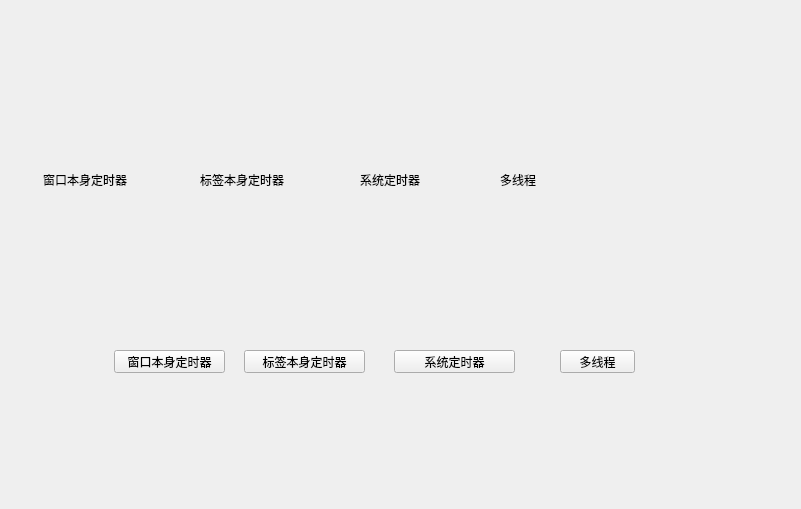
<?xml version="1.0" encoding="UTF-8"?>
<ui version="4.0">
 <class>Form</class>
 <widget class="QWidget" name="Form">
  <property name="geometry">
   <rect>
    <x>0</x>
    <y>0</y>
    <width>801</width>
    <height>509</height>
   </rect>
  </property>
  <property name="windowTitle">
   <string>Form</string>
  </property>
  <widget class="QPushButton" name="pushButton">
   <property name="geometry">
    <rect>
     <x>114</x>
     <y>350</y>
     <width>111</width>
     <height>23</height>
    </rect>
   </property>
   <property name="text">
    <string>窗口本身定时器</string>
   </property>
  </widget>
  <widget class="QPushButton" name="pushButton_2">
   <property name="geometry">
    <rect>
     <x>244</x>
     <y>350</y>
     <width>121</width>
     <height>23</height>
    </rect>
   </property>
   <property name="text">
    <string>标签本身定时器</string>
   </property>
  </widget>
  <widget class="QPushButton" name="pushButton_3">
   <property name="geometry">
    <rect>
     <x>394</x>
     <y>350</y>
     <width>121</width>
     <height>23</height>
    </rect>
   </property>
   <property name="text">
    <string>系统定时器</string>
   </property>
  </widget>
  <widget class="QPushButton" name="pushButton_4">
   <property name="geometry">
    <rect>
     <x>560</x>
     <y>350</y>
     <width>75</width>
     <height>23</height>
    </rect>
   </property>
   <property name="text">
    <string>多线程</string>
   </property>
  </widget>
  <widget class="QLabel" name="label">
   <property name="geometry">
    <rect>
     <x>43</x>
     <y>170</y>
     <width>151</width>
     <height>20</height>
    </rect>
   </property>
   <property name="styleSheet">
    <string notr="true">font: 75 14pt &quot;微软雅黑&quot;;</string>
   </property>
   <property name="text">
    <string>窗口本身定时器</string>
   </property>
  </widget>
  <widget class="QLabel" name="label_2">
   <property name="geometry">
    <rect>
     <x>200</x>
     <y>170</y>
     <width>131</width>
     <height>20</height>
    </rect>
   </property>
   <property name="styleSheet">
    <string notr="true">font: 75 14pt &quot;微软雅黑&quot;;</string>
   </property>
   <property name="text">
    <string>标签本身定时器</string>
   </property>
  </widget>
  <widget class="QLabel" name="label_3">
   <property name="geometry">
    <rect>
     <x>360</x>
     <y>170</y>
     <width>131</width>
     <height>20</height>
    </rect>
   </property>
   <property name="styleSheet">
    <string notr="true">font: 75 14pt &quot;微软雅黑&quot;;</string>
   </property>
   <property name="text">
    <string>系统定时器</string>
   </property>
  </widget>
  <widget class="QLabel" name="label_4">
   <property name="geometry">
    <rect>
     <x>500</x>
     <y>170</y>
     <width>111</width>
     <height>20</height>
    </rect>
   </property>
   <property name="styleSheet">
    <string notr="true">font: 75 14pt &quot;微软雅黑&quot;;</string>
   </property>
   <property name="text">
    <string>多线程</string>
   </property>
  </widget>
 </widget>
 <resources/>
 <connections/>
</ui>
